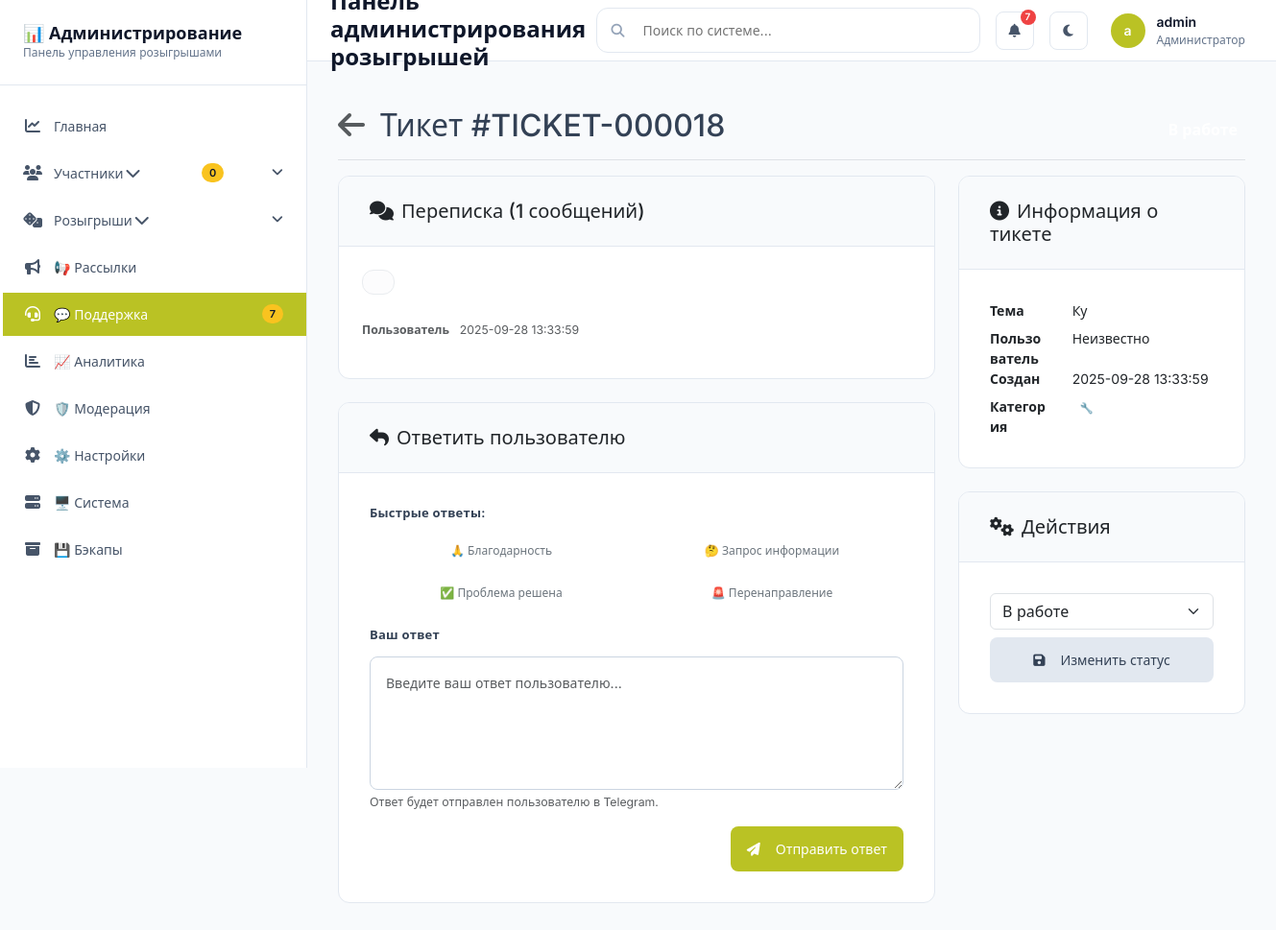
/admin/support_tickets/18 (signed in), run on the app's committed database.
### tables this page shows
CREATE TABLE support_ticket_messages (
        id INTEGER PRIMARY KEY AUTOINCREMENT,
        ticket_id INTEGER NOT NULL,
        sender_type TEXT NOT NULL,
        message_text TEXT,
        attachment_path TEXT,
        attachment_file_id TEXT,
        sent_at TIMESTAMP DEFAULT CURRENT_TIMESTAMP,
        FOREIGN KEY(ticket_id) REFERENCES support_tickets(id)
    );

CREATE TABLE support_tickets (
        id INTEGER PRIMARY KEY AUTOINCREMENT,
        participant_id INTEGER,
        subject TEXT NOT NULL,
        message TEXT NOT NULL,
        status TEXT DEFAULT 'open',
        created_at TIMESTAMP DEFAULT CURRENT_TIMESTAMP,
        updated_at TIMESTAMP,
        FOREIGN KEY(participant_id) REFERENCES participants(id)
    );

### web/routes/admin.py (the view)
@admin_bp.route("/support_tickets/<int:ticket_id>")
@login_required
def support_ticket_detail(ticket_id: int):
    db = _get_admin_db()
    tickets, _ = db.list_support_tickets(page=1, per_page=1000)
    ticket = next((t for t in tickets if t["id"] == ticket_id), None)
    if not ticket:
        flash("Тикет не найден", "error")
        return redirect(url_for("admin.support_tickets"))
    with db._connect() as conn:
        messages = conn.execute(
            "SELECT sender_type, message_text, attachment_path, attachment_file_id, sent_at FROM support_ticket_messages WHERE ticket_id=? ORDER BY sent_at ASC",
            (ticket_id,),
        ).fetchall()
    return render_template("support_ticket_detail.html", ticket=ticket, messages=messages)

### database/admin_queries.py (called while the page is built)
    def _connect(self) -> sqlite3.Connection:
        conn = sqlite3.connect(
            self.db_path,
            timeout=30.0,  # 30 second timeout
            isolation_level=None  # Autocommit mode for better performance
        )
        conn.row_factory = sqlite3.Row
        conn.execute("PRAGMA journal_mode=WAL")
        conn.execute("PRAGMA synchronous=NORMAL")
        conn.execute("PRAGMA cache_size=-64000")  # 64MB cache
        conn.execute("PRAGMA temp_store=MEMORY")
        conn.execute("PRAGMA mmap_size=268435456")  # 256MB mmap
        return conn

### web/routes/admin.py (called while the page is built)
def _get_admin_db() -> AdminDatabase:
    try:
        config = current_app.config
        db_path = config.get("DATABASE_PATH", "data/lottery_bot.sqlite")
        return AdminDatabase(db_path=db_path)
    except Exception as e:
        current_app.logger.error(f"Failed to connect to admin database: {e}")
        raise

### web/templates/support_ticket_detail.html (shortened to what this page needs)
{% extends "base.html" %}
{% block content %}
<div class="d-flex justify-content-between flex-wrap flex-md-nowrap align-items-center pt-3 pb-2 mb-3 border-bottom">
    <h1 class="h2 d-flex align-items-center">
        <a href="{{ url_for('admin.support_tickets') }}" class="text-muted me-3" title="Назад к тикетам">
            <i class="fa-solid fa-arrow-left"></i>
        </a>
        Тикет #{{ ticket.ticket_number }}
    </h1>
    <div>
        {% set status_config = {
            'open': ('badge-light-warning', 'Открыт'),
            'in_progress': ('badge-light-info', 'В работе'),
            'resolved': ('badge-light-success', 'Решен'),
            'closed': ('badge-light-secondary', 'Закрыт')
        }.get(ticket.status, ('bg-light', ticket.status)) %}
        <span class="badge fs-6 {{ status_config[0] }}">{{ status_config[1] }}</span>
    </div>
</div>
<div class="row g-4">
    <div class="col-lg-8">
        <div class="card mb-4">
            <div class="card-header">
                <h5 class="mb-0"><i class="fa-solid fa-comments me-2"></i>Переписка ({{ messages|length }} сообщений)</h5>
            </div>
            <div class="card-body chat-container p-4" id="chat-container">
                {% if messages %}
                    {% for message in messages %}
                    <div class="message {% if message.sender_type == 'admin' %}admin{% else %}user{% endif %}">
                        <div class="d-flex {% if message.sender_type == 'admin' %}flex-row-reverse{% endif %} align-items-end">
                            <div class="card" style="max-width: 80%;">
                                <div class="card-body">
                                </div>
                            </div>
                        </div>
                        <div class="text-muted small mt-1 {% if message.sender_type == 'admin' %}text-end{% endif %}">
                            <strong>
                                {% if message.sender_type == 'admin' %}Администратор{% else %}{{ ticket.username or 'Пользователь' }}{% endif %}
                            </strong>
                            <span class="ms-2">{{ message.sent_at if message.sent_at else '' }}</span>
                        </div>
                    </div>
                    {% endfor %}
                {% else %}
                <div class="text-center p-5">
                    <i class="fa-solid fa-comment-slash fa-3x text-light-emphasis"></i>
                    <h5 class="mt-3">Нет сообщений</h5>
                    <p class="text-muted">Начните диалог, отправив ответ пользователю.</p>
                </div>
                {% endif %}
            </div>
        </div>
        {% if ticket.status in ['open', 'in_progress'] %}
        <div class="card" x-data="{ responseText: '' }">
            <div class="card-header">
                <h5 class="mb-0"><i class="fa-solid fa-reply me-2"></i>Ответить пользователю</h5>
            </div>
            <div class="card-body">
                <form method="POST" action="{{ url_for('admin.update_ticket_status', ticket_id=ticket.id) }}">
                    <div class="mb-3">
                        <label class="form-label">Быстрые ответы:</label>
                        <div class="row g-2">
                            <div class="col-sm-6">
                                <button type="button" @click="responseText = 'Спасибо за ваше обращение! Мы рассмотрели вашу проблему и готовы помочь.'" class="btn btn-sm btn-outline-secondary w-100 text-start">🙏 Благодарность</button>
                            </div>
                            <div class="col-sm-6">
                                <button type="button" @click="responseText = 'Для решения вашей проблемы нам потребуется дополнительная информация. Пожалуйста, предоставьте следующие данные:'" class="btn btn-sm btn-outline-secondary w-100 text-start">🤔 Запрос информации</button>
                            </div>
                            <div class="col-sm-6">
                                <button type="button" @click="responseText = 'Ваша проблема решена! Если у вас возникнут дополнительные вопросы, обращайтесь.'" class="btn btn-sm btn-outline-secondary w-100 text-start">✅ Проблема решена</button>
                            </div>
                            <div class="col-sm-6">
                                <button type="button" @click="responseText = 'К сожалению, мы не можем решить вашу проблему в рамках данного обращения. Обратитесь к администратору.'" class="btn btn-sm btn-outline-secondary w-100 text-start">🚨 Перенаправление</button>
                            </div>
                        </div>
                    </div>
                    <div class="mb-3">
                        <label for="response" class="form-label">Ваш ответ</label>
                        <textarea id="response" name="response_message" rows="5" x-model="responseText" class="form-control" placeholder="Введите ваш ответ пользователю..." required></textarea>
                        <div class="form-text">Ответ будет отправлен пользователю в Telegram.</div>
                    </div>
                    <div class="d-flex justify-content-end">
                        <button type="submit" class="btn btn-primary">
                            <i class="fa-solid fa-paper-plane me-2"></i>Отправить ответ
                        </button>
                    </div>
                </form>
            </div>
        </div>
        {% endif %}
    </div>
    <div class="col-lg-4">
        <div class="card mb-4">
            <div class="card-header">
                <h5 class="mb-0"><i class="fa-solid fa-circle-info me-2"></i>Информация о тикете</h5>
            </div>
            <div class="card-body">
                <dl class="row mb-0">
                    <dt class="col-sm-4">Тема</dt>
                    <dd class="col-sm-8">{{ ticket.subject }}</dd>
                    <dt class="col-sm-4">Пользователь</dt>
                    <dd class="col-sm-8">{{ ticket.username or 'Неизвестно' }}</dd>
                    <dt class="col-sm-4">Создан</dt>
                    <dd class="col-sm-8">{{ ticket.created_at if ticket.created_at else 'Неизвестно' }}</dd>
                    <dt class="col-sm-4">Категория</dt>
                    <dd class="col-sm-8">
                        {% set category_map = {
                            'photo_problem': ('📷 Проблемы с фото', 'badge-light-danger'),
                            'loyalty_card': ('💳 Карта лояльности', 'badge-light-info'),
                            'technical': ('🔧 Технические', 'badge-light-warning'),
                            'status': ('📋 Статус заявки', 'badge-light-primary'),
                            'lottery': ('🎲 Розыгрыш', 'badge-light-success'),
                            'other': ('❓ Другое', 'badge-light-secondary')
                        } %}
                        {% set cat_info = category_map.get(ticket.category, category_map['other']) %}
                        <span class="badge {{ cat_info[1] }}">{{ cat_info[0] }}</span>
                    </dd>
                </dl>
            </div>
        </div>
        <div class="card">
            <div class="card-header">
                <h5 class="mb-0"><i class="fa-solid fa-cogs me-2"></i>Действия</h5>
            </div>
            <div class="card-body">
                <form method="POST" action="{{ url_for('admin.update_ticket_status', ticket_id=ticket.id) }}">
                    <div class="d-grid gap-2">
                        <select name="status" class="form-select">
                            <option value="in_progress" {% if ticket.status == 'in_progress' %}selected{% endif %}>В работе</option>
                        </select>
                        <button type="submit" class="btn btn-secondary">
                            <i class="fa-solid fa-save me-2"></i>Изменить статус
                        </button>
                    </div>
                </form>
            </div>
        </div>
    </div>
</div>
{% endblock %}

### web/static/css/custom.css (style rules this page uses)
:root { --color-primary: hsl(63, 69%, 45%); --color-pending: hsl(45, 95%, 55%); --color-approved: hsl(142, 69%, 45%); --color-rejected: hsl(0, 84%, 60%); --color-in-progress: hsl(217, 91%, 60%); --color-archived: hsl(210, 11%, 71%); --color-urgent: hsl(0, 84%, 60%); --color-high: hsl(25, 95%, 53%); --color-medium: hsl(45, 95%, 55%); --color-low: hsl(210, 11%, 71%); --color-white: #ffffff; --color-gray-50: #f8fafc; --color-gray-100: #f1f5f9; --color-gray-200: #e2e8f0; --color-gray-300: #cbd5e1; --color-gray-400: #94a3b8; --color-gray-500: #64748b; --color-gray-600: #475569; --color-gray-700: #334155; --color-gray-800: #1e293b; --color-gray-900: #0f172a; --font-inter: 'Inter', system-ui, -apple-system, sans-serif; --font-jetbrains: 'JetBrains Mono', 'Courier New', monospace; --space-1: 4px; --space-2: 8px; --space-3: 12px; --space-4: 16px; --space-5: 20px; --space-6: 24px; --space-8: 32px; --space-10: 40px; --space-12: 48px; --space-16: 64px; --space-20: 80px; --sidebar-width: 320px; --header-height: 64px; --shadow-sm: 0 1px 2px 0 rgb(0 0 0 / 0.05); --shadow-md: 0 4px 6px -1px rgb(0 0 0 / 0.1), 0 2px 4px -2px rgb(0 0 0 / 0.1); --shadow-lg: 0 10px 15px -3px rgb(0 0 0 / 0.1), 0 4px 6px -4px rgb(0 0 0 / 0.1); --radius-sm: 4px; --radius-md: 8px; --radius-lg: 12px; --radius-xl: 16px; }
* { box-sizing: border-box; }
html { font-size: 16px; }
body { font-family: var(--font-inter); font-size: 14px; line-height: 1.5; color: var(--color-gray-700); background-color: var(--color-gray-50); margin: 0; padding: 0; }
.badge { display: inline-flex; align-items: center; justify-content: center; min-width: 20px; height: 20px; padding: 0 var(--space-2); font-size: 11px; font-weight: 600; line-height: 1; border-radius: 10px; margin-left: auto; }
.card { background: var(--color-white); border: 1px solid var(--color-gray-200); border-radius: var(--radius-lg); overflow: hidden; transition: all 0.2s ease; margin-bottom: var(--space-6); }
.card-header { padding: var(--space-6) var(--space-8); border-bottom: 1px solid var(--color-gray-200); background: var(--color-gray-50); }
.card-body { padding: var(--space-8); }
.btn { display: inline-flex; align-items: center; justify-content: center; gap: var(--space-2); padding: var(--space-3) var(--space-4); border: 1px solid transparent; border-radius: var(--radius-md); font-size: 14px; font-weight: 500; text-decoration: none; cursor: pointer; transition: all 0.2s ease; user-select: none; }
.btn-primary { background: var(--color-primary); color: var(--color-white); }
.btn-secondary { background: var(--color-gray-200); color: var(--color-gray-700); }
.btn-sm { padding: var(--space-2) var(--space-3); font-size: 12px; }
.form-label { display: block; font-size: 13px; font-weight: 600; color: var(--color-gray-700); letter-spacing: 0.02em; margin-bottom: var(--space-3); }
.form-control { width: 100%; padding: var(--space-4) var(--space-4); border: 1px solid var(--color-gray-300); border-radius: var(--radius-md); font-size: 14px; font-family: inherit; transition: all 0.2s ease; line-height: 1.5; }
.gap-2 { gap: var(--space-2); }
.mt-1 { margin-top: var(--space-1); }
.mb-3 { margin-bottom: var(--space-3); }
.mb-4 { margin-bottom: var(--space-4); }

### web/templates/support_ticket_detail.html (style rules this page uses)
.chat-container { max-height: 600px; overflow-y: auto; }
.message { margin-bottom: 1rem; }
.message .card-body { padding: 0.75rem 1rem; }
.message.user .card { background-color: var(--bs-light-bg-subtle); border-color: var(--bs-light-border-subtle); }

### data on the page
support_ticket_messages: username "Пользователь", sent_at "2025-09-28 13:33:59"
support_tickets: subject "Ку", created_at "2025-09-28 13:33:59", status "В работе"

### other printed values
{{ current_user.username[0] if current_user.is_authenticated else 'A' }} "a"
{{ current_user.username if current_user.is_authenticated else 'Админ' }} "admin"
{{ ticket.ticket_number }} "TICKET-000018"
{{ messages|length }} "1"
{{ ticket.username or 'Неизвестно' }} "Неизвестно"
{{ cat_info[0] }} "🔧 Технические"
